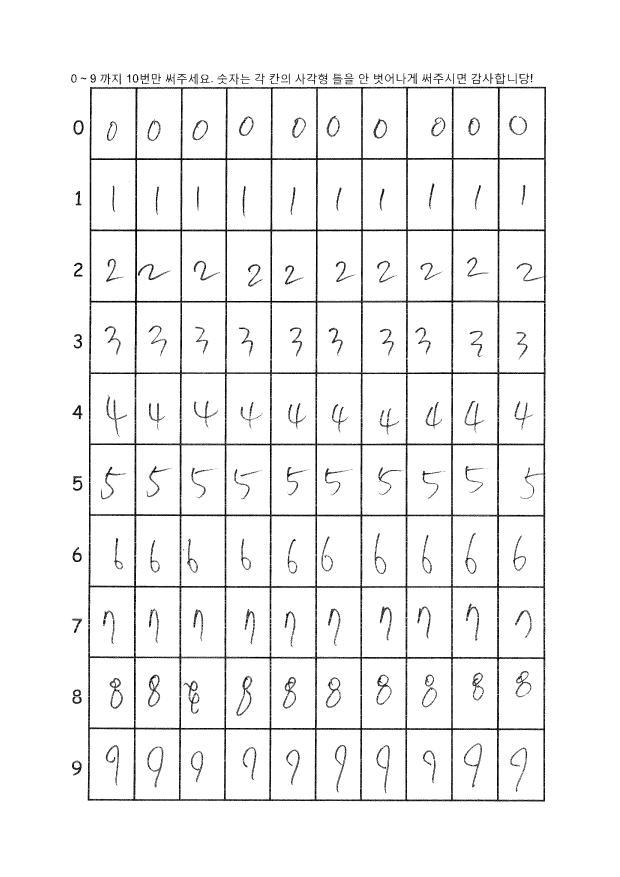
#> input picture data/jpg/origin/data1.jpg, 2480 x 3508 px, given in place of data0.jpg, which was not available (shown at 1/4 size)
$ python divide_num.py
#> lines starting #> are read from the running program, lines starting #| are printed output that depends on the picture; pictures that were not available may be replaced by others from this repository, and a replacement may not be noted
### data/jpg/preprocess/image_process.py
#import the necessary packages
from PIL import Image

#find the corner of the number handwriting square
def FindCorner(data_path):
    #load the image
    img = Image.open(data_path)

    pixels = list(img.getdata())
    width, height = img.size
    pixels = [pixels[i*width:(i+1)*width] for i in range(height)]

    start=[]

    #if more than 10 pixels are on the same line
    #define that line as a real line on the paper
    for y in range(400,300,-1):
        for x in range(350,450):
            comp1=pixels[y][x]
            comp2=pixels[y][x+1]
            comp3=pixels[y+1][x+1]
            if(comp1!=255 and comp2!=255 and comp3!=255):
                count=0
                for i in range(0,20):
                    if(pixels[y][x+i]!=255):
                        count+=1
                if(count>10):
                    start.append([x,y])
                    break
    return start[0]

### data/jpg/preprocess/divide_num.py
# Pillow package
from PIL import Image
import os
import image_process

data_path = "../origin/"
save_sum_path = "./sum/"
save_div_path = "./divided/"
'''
def search(dirname, ext):
    count = 0
    filenames = os.listdir(dirname)
    for filename in filenames:
        full_filename = os.path.join(dirname, filename)
        findext = os.path.splitext(full_filename)[-1]
        if findext == ext:
            count += 1
    return count

file_count = search(os.getcwd()+'/'+data_path,'jpg')
'''
for i in range(0,64):
    path = data_path+'data'+str(i)+'.jpg'

    im = Image.open(path)
#> im is the input picture: PIL image 2480x3508 L; min 0, max 255, mean 243.1

    #find the start point of crop
    crop_corner = image_process.FindCorner(path)
#> in FindCorner, `pixels = list(img.getdata())`: pixels = 8699840 items
#> in FindCorner, `pixels = [pixels[i*width:(i+1)*width] for i in range(height)]`: pixels = 3508 items
#> after the loop in FindCorner, `for y in range(400,300,-1):`: start = [[361, 354], [360, 353], [364, 352], [360, 351], [361, 350], [360, 349], [367, 328], [365, 327], [364, 326], [368, 317], [366, 316], [365, 315], [364, 314], [422, 313], [422, 312]]
#> crop_corner = [361, 354]
    crop_corner[0] += 10
    crop_corner[1] += 10

    #crop image size
    crop_d = (165,260)
    crop_line_d = (16,25)

    crop_start = [crop_corner[0], crop_corner[1]]
#> crop_start = [371, 364]

    for number in range(0,10):
        crop_start[0] = int(round(crop_corner[0]+number*1.5))
        for rpt in range(0, 10):
            cropImage = im.crop((crop_start[0], crop_start[1], crop_start[0]+crop_d[0], crop_start[1]+crop_d[1]))

            cropImage.save(save_sum_path+str(number)+'_'+str(rpt)+'_'+str(i)+".jpg")
            cropImage.save(save_div_path+'/'+str(number)+'/'+str(number)+'_'+str(rpt)+'_'+str(i)+".jpg")

            crop_start[0] += crop_d[0]+crop_line_d[0]

        crop_start[1] += crop_d[1]+crop_line_d[1]
#> this loop made 10 passes
#> pass 1, `cropImage.save(save_sum_path+str(number)+'_'+str(rpt)+'_'+str(i)+".jpg")`:
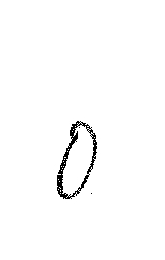
#> saved as 0_0_0.jpg: PIL image 165x260 L; min 0, max 255, mean 251.3
#> pass 1, `cropImage.save(save_sum_path+str(number)+'_'+str(rpt)+'_'+str(i)+".jpg")`:
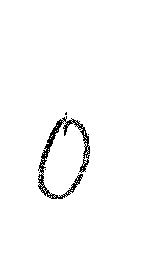
#> saved as 0_1_0.jpg: PIL image 165x260 L; min 0, max 255, mean 250
#> pass 1, `cropImage.save(save_sum_path+str(number)+'_'+str(rpt)+'_'+str(i)+".jpg")`:
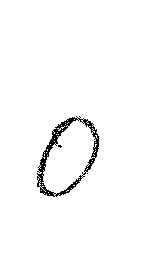
#> saved as 0_2_0.jpg: PIL image 165x260 L; min 0, max 255, mean 249.7
#> pass 1, `cropImage.save(save_sum_path+str(number)+'_'+str(rpt)+'_'+str(i)+".jpg")`:
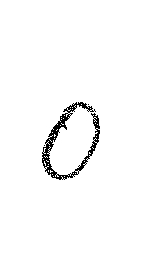
#> saved as 0_3_0.jpg: PIL image 165x260 L; min 0, max 255, mean 249.7
#> after the loop:
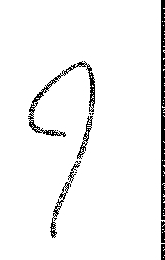
#> cropImage: PIL image 165x260 L; min 0, max 255, mean 243.3
#> after the loop, crop_start = [2194, 3214]
#> pass 3 of the loop `for i in range(0,64):`:
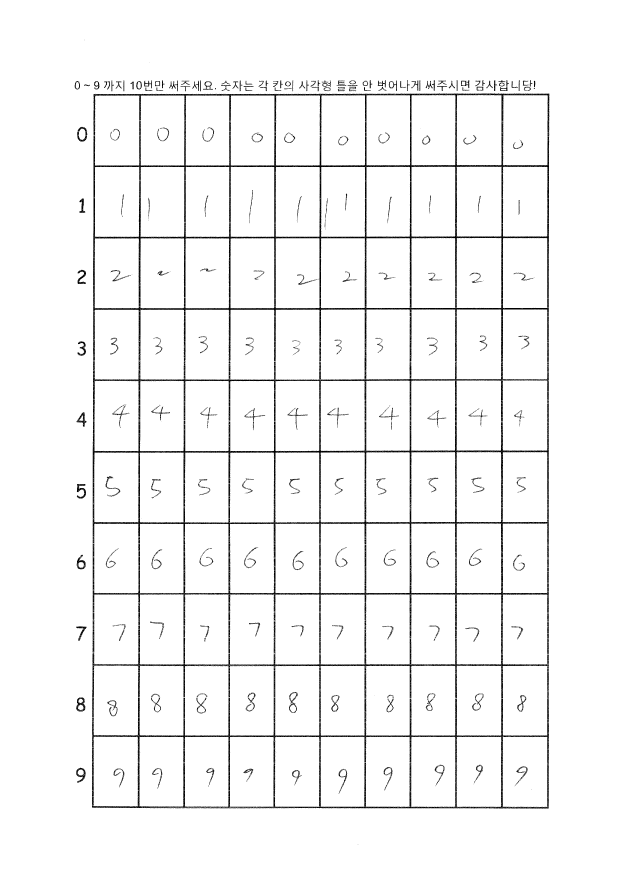
#> input picture data/jpg/origin/data11.jpg, 2480 x 3508 px, given in place of data2.jpg, which was not available (shown at 1/4 size)
#> im is the input picture: PIL image 2480x3508 L; min 0, max 255, mean 244.7
#> crop_corner = [374, 382]
#> `crop_start = [crop_corner[0], crop_corner[1]]`: crop_start = [384, 392]
#> the loop `for number in range(0,10):` made 10 passes
#> pass 1, `cropImage.save(save_sum_path+str(number)+'_'+str(rpt)+'_'+str(i)+".jpg")`:
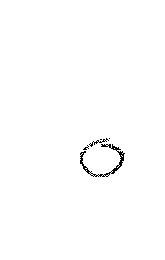
#> saved as 0_3_2.jpg: PIL image 165x260 L; min 0, max 255, mean 253.2
#> after the loop `for number in range(0,10):`:
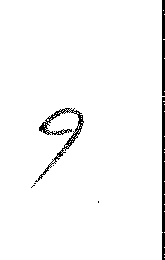
#> cropImage: PIL image 165x260 L; min 0, max 255, mean 247.3
#> after the loop `for number in range(0,10):`: crop_start = [2208, 3242]
#> (the run stopped early here; a loop or call above may not have finished)
